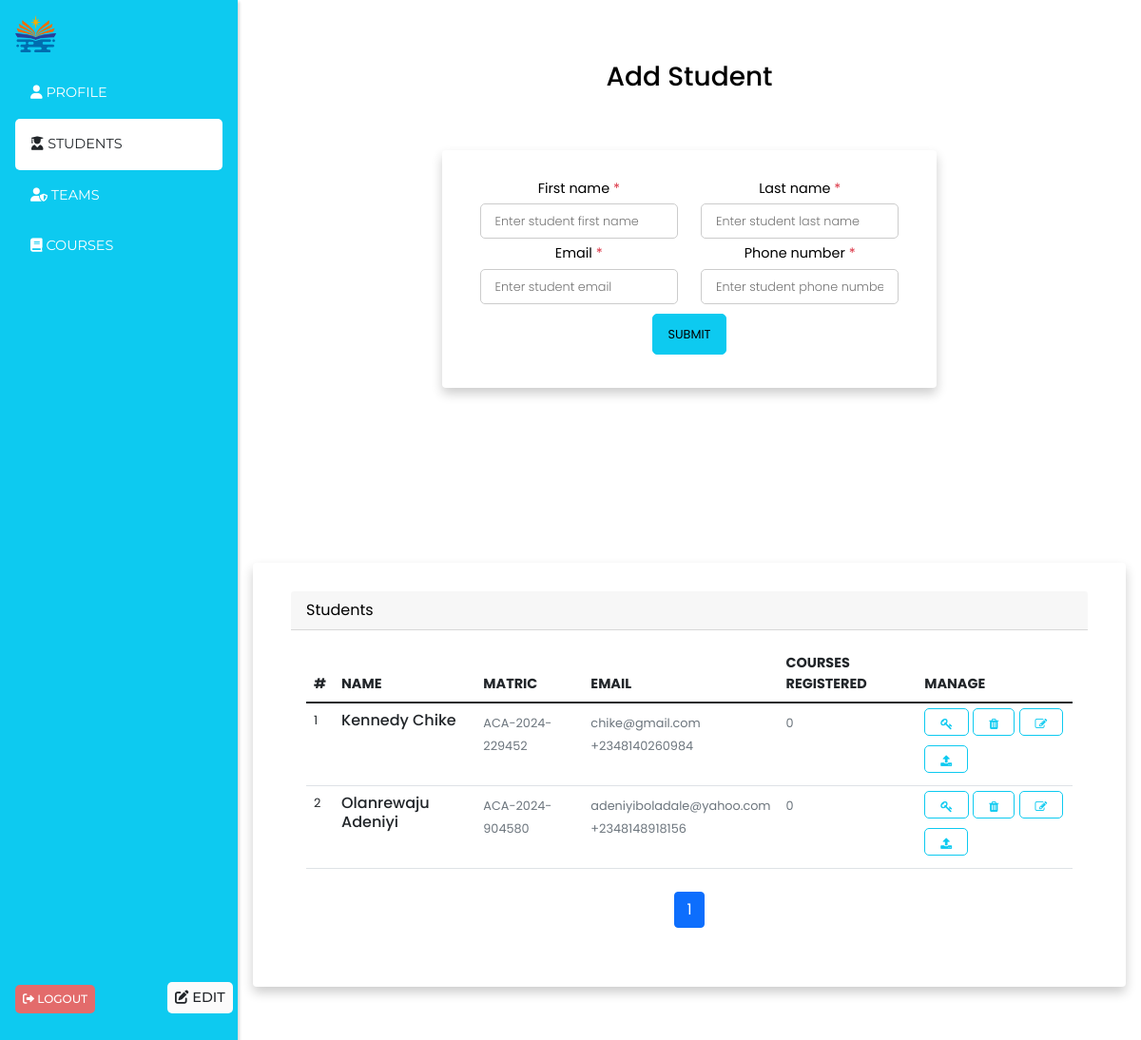
Page /student_quarters (signed in) on the earlier database version.
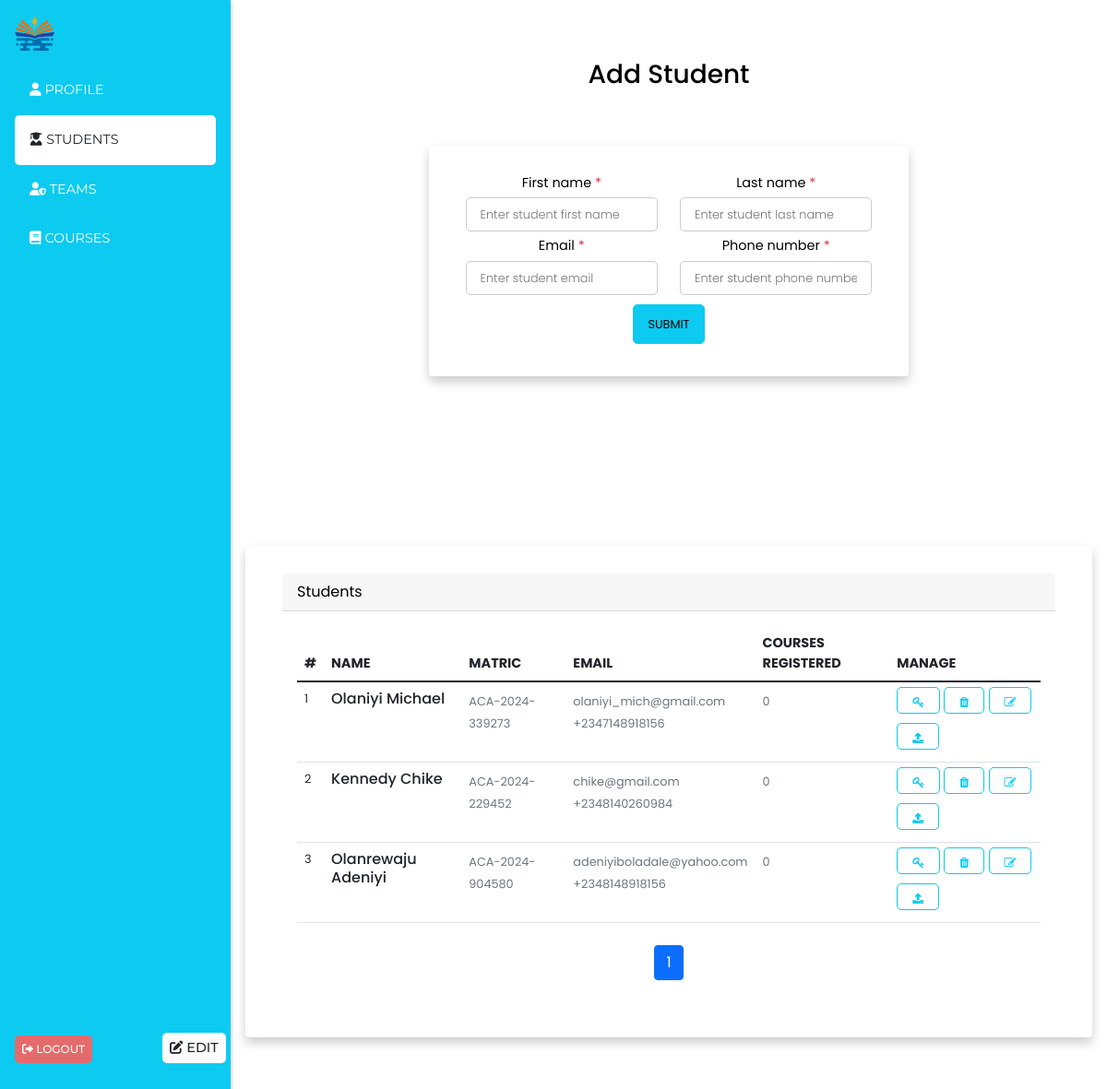
Same page on the later database version.
### models/students.py (models this page shows, shortened)
class Student(db.Model, UserMixin):
    __tablename__ = 'students'
    id = db.Column(db.String(50), default=hexid, primary_key=True, index=True)
    first_name = db.Column(db.String(80), nullable=False)
    last_name = db.Column(db.String(80), nullable=False)
    email = db.Column(db.String(120), unique=True, nullable=False)
    phone = db.Column(db.String(20), nullable=False)
    stud_id = db.Column(db.String(50), unique=True, nullable=False,
                        default=code_generator(f'ACA-{datetime.now().year}-'))
    gpa = db.Column(db.Float, nullable=False, default=0.00)
    password = db.Column(db.Text, nullable=False,
                         default=student_default_password('academia'))
    changed_password = db.Column(db.Boolean, nullable=False, default=False)
    created_at = db.Column(db.DateTime, nullable=False, default=datetime.utcnow)
    registered_courses = db.relationship('CourseRegistered',
                                         cascade="all, delete", backref='student', lazy=True)

### endpoints/admin.py (the view, shortened to what this page needs)
@admin.route('/student_quarters', methods=['GET', 'POST'])
@login_required
def student_quarters():
    try:
        alert = session.pop('alert', None)
        bg_color = session.pop('bg_color', None)
        page = int(request.args.get('page', 1))
        per_page = int(request.args.get('per_page', 5))
        all_students, total_pages, total_items = get_students(page, per_page)
        return render_template('admin_templates/student_quarters.html',
                               alert=alert, bg_color=bg_color,
                               student_quarters=True, all_students=all_students,
                               page=page, per_page=per_page, total_pages=total_pages, total_items=total_items)
    except Exception as e:
        print(e, "error@admin/student_quarters")
        session['alert'] = 'NetworkError'
        session['bg_color'] = 'danger'
        return redirect(url_for('admin.student_quarters'))

### app_config.py (called while the page is built)
def create_app(config=config_object["development"]):
    app = Flask(__name__)
    app.config.from_object(config)
    cors.init_app(app)
    login_manager.init_app(app)
    db.init_app(app)
    migrate.init_app(app, db)
    @login_manager.user_loader
    def load_user(user_id):
        logged_user = Admin.query.get(user_id)
        if not logged_user:
            logged_user = Student.query.get(user_id)
        return logged_user
    app.register_blueprint(admin_blueprint)
    app.register_blueprint(school_blueprint)
    return app

### models/students.py (called while the page is built)
def get_students(page, per_page):
    students = Student.query.order_by(desc(Student.created_at)).paginate(page=page, per_page=per_page, error_out=False)
    total_pages = students.pages
    total_items = students.total
    return [
        {
            "id": student.id,
            "first_name": student.first_name,
            "last_name": student.last_name,
            "email": student.email,
            "phone": student.phone,
            "stud_id": student.stud_id,
            "courses_registered": len(student.registered_courses),
        } for student in students.items
    ], total_pages, total_items

### templates/admin_templates/student_quarters.html (shortened to what this page needs)
{% extends 'admin_templates/admin_layout.html' %}
{% block content %}
<div class="row">
    <div class="col-md-12">
        <div class="container-fluid px-1 py-5 mx-auto">
            <div class="row d-flex justify-content-center">
                <div class="col-xl-7 col-lg-8 col-md-9 col-11 text-center">
                    <h3>Add Student</h3>
                    <div class="card">
                        <form class="form-card" method="post" action="">
                            <div class="row justify-content-between text-left">
                                <div class="form-group col-sm-6 flex-column d-flex"> <label
                                        class="form-control-label px-3">First name<span class="text-danger">
                                            *</span></label> <input type="text" id="fname" name="fname"
                                        placeholder="Enter student first name" style="font-size: .8rem !important;"
                                        onblur="validate(1)" value="{{first_name}}"> </div>
                                <div class="form-group col-sm-6 flex-column d-flex"> <label
                                        class="form-control-label px-3">Last name<span class="text-danger">
                                            *</span></label> <input type="text" id="lname" name="lname"
                                        placeholder="Enter student last name" style="font-size: .8rem !important;"
                                        onblur="validate(2)" value="{{last_name}}"> </div>
                            </div>
                            <div class="row justify-content-between text-left">
                                <div class="form-group col-sm-6 flex-column d-flex"> <label
                                        class="form-control-label px-3">Email<span class="text-danger">
                                            *</span></label> <input type="email" id="email" name="email"
                                        placeholder="Enter student email" style="font-size: .8rem !important;"
                                        onblur="validate(3)" value="{{email}}"> </div>
                                <div class="form-group col-sm-6 flex-column d-flex"> <label
                                        class="form-control-label px-3">Phone number<span class="text-danger">
                                            *</span></label> <input type="tel" id="mob" name="phone"
                                        placeholder="Enter student phone number" maxlength="11"
                                        style="font-size: .8rem !important;" onblur="validate(4)"
                                        value="{{phone_number}}"> </div>
                            </div>
                            <div class="row justify-content-end">
                                <div class="form-group col-sm-12"> <button type="submit"
                                        style="font-size: .8rem !important;" class="btn-block btn-info">Submit</button>
                                </div>
                            </div>
                        </form>
                    </div>
                </div>
            </div>
        </div>
    </div>
</div>
<div class="row mt-3">
    <div class="col-md-12">
        <div class="card">
            <div class="card-header">
                <span>Students</span>
            </div>
            <div class="card-body">
                <div class="row">
                    <div class="col-md-12">
                        <div class="table-responsive-sm">
                            <table class="table no-wrap user-table mb-0">
                                <thead>
                                    <tr>
                                        <th scope="col" class="border-0 text-uppercase font-medium pl-4"
                                            style="font-size: .9rem;">#</th>
                                        <th scope="col" class="border-0 text-uppercase font-medium"
                                            style="font-size: .9rem;">Name</th>
                                        <th scope="col" class="border-0 text-uppercase font-medium"
                                            style="font-size: .9rem;">Matric</th>
                                        <th scope="col" class="border-0 text-uppercase font-medium"
                                            style="font-size: .9rem;">Email</th>
                                        <th scope="col" class="border-0 text-uppercase font-medium"
                                            style="font-size: .9rem;">Courses Registered</th>
                                        <th scope="col" class="border-0 text-uppercase font-medium"
                                            style="font-size: .9rem;">Manage</th>
                                    </tr>
                                </thead>
                                <tbody>
                                    {% for student in all_students %}
                                    <tr>
                                        <td class="pl-4" style="font-size: .8rem;">{{loop.index}}</td>
                                        <td>
                                            <h5 class="font-medium mb-0" style="font-size: 1rem;">{{student.last_name}} {{student.first_name}}</h5>
                                        </td>
                                        <td>
                                            <span class="text-muted" style="font-size: .8rem;">{{student.stud_id}}</span>
                                        </td>
                                        <td>
                                            <span class="text-muted"
                                                style="font-size: .8rem;">{{student.email}}</span><br>
                                            <span class="text-muted" style="font-size: .8rem;">{{student.phone}}</span>
                                        </td>
                                        <td>
                                            <span class="text-muted" style="font-size: .8rem;">{{student.courses_registered}}</span>
                                        </td>
                                        <td class="pt-0">
                                            <button type="button"
                                                class="btn py-0 px-3 btn-outline-info btn-circle btn-lg btn-circle"><i
                                                    class="fa fa-key" style="font-size: .8rem;"></i> </button>
                                            <button type="button"
                                                class="btn py-0 px-3 btn-outline-info btn-circle btn-lg btn-circle ml-2"><i
                                                    class="fa fa-trash" style="font-size: .8rem;"></i> </button>
                                            <button type="button"
                                                class="btn py-0 px-3 btn-outline-info btn-circle btn-lg btn-circle ml-2"><i
                                                    class="fa fa-edit" style="font-size: .8rem;"></i> </button>
                                            <button type="button"
                                                class="btn py-0 px-3 btn-outline-info btn-circle btn-lg btn-circle ml-2"><i
                                                    class="fa fa-upload" style="font-size: .8rem;"></i> </button>
                                        </td>
                                    </tr>
                                    {% endfor %}
                                </tbody>
                            </table>
                        </div>
                    </div>
                </div>
                <nav aria-label="Page navigation example" class="mt-4">
                    <ul class="pagination justify-content-center">
                        {% for num in range(1, total_pages + 1) %}
                        <li class="page-item {% if num == page %}active{% endif %}">
                            <a class="page-link btn btn-info"
                                href="{{ url_for('admin.student_quarters', page=num, per_page=per_page) }}">{{ num }}</a>
                        </li>
                        {% endfor %}
                    </ul>
                </nav>
            </div>
        </div>
    </div>
</div>
</div>
{% endblock content %}

### templates/admin_templates/admin_layout.html (shortened to what this page needs)
<!DOCTYPE html>
<html lang="en">
<head>
    <link
      href="https://cdnjs.cloudflare.com/ajax/libs/font-awesome/6.0.0/css/all.min.css"
      rel="stylesheet"
    />
    <link href="https://cdnjs.cloudflare.com/ajax/libs/twitter-bootstrap/5.1.3/css/bootstrap.min.css" rel="stylesheet">
    <link href="https://maxcdn.bootstrapcdn.com/font-awesome/4.7.0/css/font-awesome.min.css" rel="stylesheet" />
</head>
<body>
    <div class="sidebar bg-info" id="sidebar">
        <div class="p-3">
            <div class="mb-3 d-flex align-items-center">
                <img
            src="{{ url_for('static', filename='logo2.png') }}"
            alt="company's logo"
            style="width: 2.7rem;"
          />
            </div>
            <div class="d-flex flex-column">
            <a href="{{url_for('admin.admin_dashboard')}}" class="{% if admin_dashboard %} bg-white text-dark {% endif %} p-3 sidemenu_link">
                <i class="fas fa-user"></i> Profile</a>
            <a href="{{url_for('admin.student_quarters')}}" class="p-3 sidemenu_link {% if student_quarters %} bg-white text-dark {% endif %}">
                <i class="fas fa-user-graduate"></i> Students</a>
            <a href="{{url_for('admin.teams')}}" class="p-3 sidemenu_link {% if teams %} bg-white text-dark {% endif %}">
                <i class="fas fa-user-shield"></i> Teams</a>
            <a href="{{url_for('admin.courses')}}" class="p-3 sidemenu_link {% if courses %} bg-white text-dark {% endif %}">
                <i class="fas fa-book"></i> Courses</a>
            </div>
            <div>
                <a class="p-2 sidemenu_link text-white position-fixed bottom-0 mb-5 h5" data-bs-toggle="modal"
                data-bs-target="#exampleModall" style="font-size: .75rem; cursor: pointer; background: rgb(227, 107, 107);">
                <i class="fas fa-sign-out-alt"></i> Logout
            </a>
            <a href="" class="p-2 sidemenu_link text-dark position-fixed bottom-0 mb-5 h5" style="margin-left: 10rem; background: rgb(251, 251, 251);">
                <i class="fas fa-edit"></i> Edit
            </a>
        </div>
        </div>
    </div>
    <div class="content" id="content">
        <div class="p-3">
            {% block content %}{% endblock content %}
        </div>
</body>
</html>

### templates/admin_templates/admin_layout.html (style rules this page uses)
* { margin: 0; padding: 0; box-sizing: border-box; font-family: 'Poppins', sans-serif; }
.sidebar { position: fixed; top: 0; left: 0; height: 100%; width: 250px; background-color: #333; color: white; transition: 0.3s; z-index: 999; box-shadow: rgba(0, 0, 0, 0.15) 1.95px 1.95px 2.6px; }
.content { margin-left: 250px; transition: 0.3s; }
a { text-decoration: none; color: white; }
.sidemenu_link { font-size: .9rem; text-transform: uppercase; border-radius: 5px; font-family: 'Montserrat', sans-serif; }

### templates/admin_templates/student_quarters.html (style rules this page uses)
body { color: #000; overflow-x: hidden; height: 100%; background-image: url("https://res.cloudinary.com/duyoxldib/image/upload/v1714122278/yusuf-evli-DjQx057gBC0-unsplash_xwh5n9.jpg"); background-attachment: fixed; background-repeat: no-repeat; background-size: 100% 100% }
.card { padding: 30px 40px; margin-top: 60px; margin-bottom: 60px; border: none !important; box-shadow: 0 6px 12px 0 rgba(0, 0, 0, 0.2) }
.form-control-label { margin-bottom: 0 }
input, textarea, button { padding: 8px 15px; border-radius: 5px !important; margin: 5px 0px; box-sizing: border-box; border: 1px solid #ccc; font-size: 18px !important; font-weight: 300 }
.btn-block { text-transform: uppercase; font-size: 15px !important; font-weight: 400; height: 43px; cursor: pointer }
label { font-size: .9rem; }

Differences in the rows shown:
added Student: last_name "Olaniyi", first_name "Michael", stud_id "ACA-2024-339273", email "olaniyi_mich@gmail.com", phone "+2347148918156", courses_registered "0"
